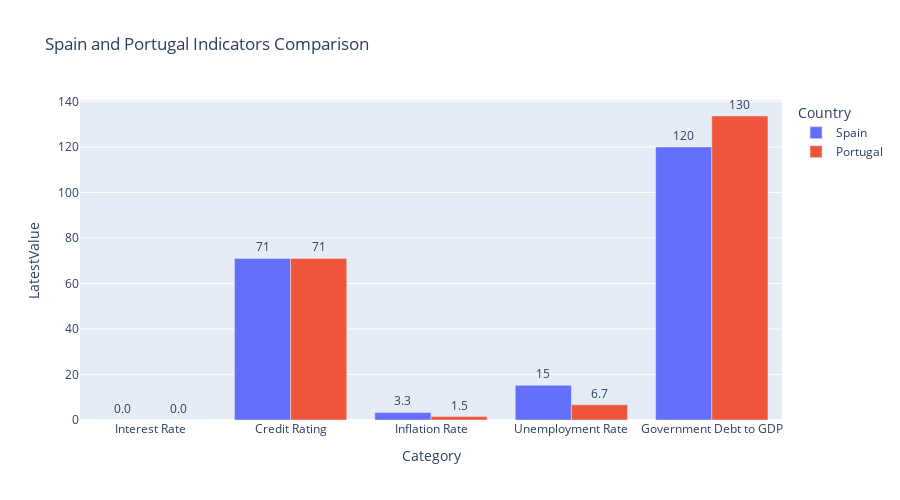

Source (notebook cell):
### Code cell
country1 = 'spain'
country2 = 'portugal'
indicators_highest = ['Interest Rate','Credit Rating']
indicators_lowest = ['Inflation Rate','Unemployment Rate','Government Debt to GDP']
getIndicatorsComparisonTwoCountries(country1, country2,indicators_highest,indicators_lowest)

### Figure 1 — Plotly figure (JSON) as saved in the notebook; plotly's stock layout.template omitted (floating-point values rounded to 4 significant figures)
{"data": [{"alignmentgroup": "True", "hovertemplate": "Country=Spain<br>Category=%{x}<br>LatestValue=%{text}<extra></extra>", "legendgroup": "Spain", "marker": {"color": "#636efa", "pattern": {"shape": ""}}, "name": "Spain", "offsetgroup": "Spain", "orientation": "v", "showlegend": true, "text": [0, 71, 3.3, 15.26, 120], "textposition": "outside", "texttemplate": "%{text:.2s}", "type": "bar", "x": ["Interest Rate", "Credit Rating", "Inflation Rate", "Unemployment Rate", "Government Debt to GDP"], "xaxis": "x", "y": [0, 71, 3.3, 15.26, 120], "yaxis": "y"}, {"alignmentgroup": "True", "hovertemplate": "Country=Portugal<br>Category=%{x}<br>LatestValue=%{text}<extra></extra>", "legendgroup": "Portugal", "marker": {"color": "#EF553B", "pattern": {"shape": ""}}, "name": "Portugal", "offsetgroup": "Portugal", "orientation": "v", "showlegend": true, "text": [0, 71, 1.5, 6.7, 133.6], "textposition": "outside", "texttemplate": "%{text:.2s}", "type": "bar", "x": ["Interest Rate", "Credit Rating", "Inflation Rate", "Unemployment Rate", "Government Debt to GDP"], "xaxis": "x", "y": [0, 71, 1.5, 6.7, 133.6], "yaxis": "y"}], "layout": {"barmode": "group", "height": 500, "legend": {"title": {"text": "Country"}, "tracegroupgap": 0}, "title": {"text": "Spain and Portugal Indicators Comparison"}, "uniformtext": {"minsize": 8, "mode": "hide"}, "xaxis": {"anchor": "y", "domain": [0, 1], "title": {"text": "Category"}}, "yaxis": {"anchor": "x", "domain": [0, 1], "title": {"text": "LatestValue"}}}}
